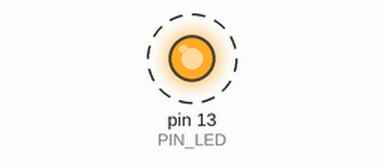
This sketch was run on a simulated Arduino Uno, built with avr-gcc and run on an emulated ATmega328P. Parts: output pins drawn as LEDs (lit = HIGH). Dashed ring = blinking. What the sketch prints to the serial monitor is not drawn.

Above: at 0.5 s.
Timing chart, 0 to 4.6 s (numbered marks = the images above):
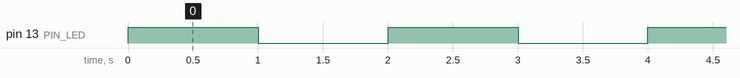

The sketch:

04_example_3.ino
```cpp
#define PIN_LED 13
unsigned int count, toggle;
void setup() {
  pinMode(PIN_LED, OUTPUT);
  Serial.begin(115200);
  while(!Serial) {
    ;
  }
  Serial.println("Hello World!");
  count = toggle = 0;
  digitalWrite(PIN_LED, toggle);

}

void loop() {
  Serial.println(++count);
  toggle = count%2;
  digitalWrite(PIN_LED, toggle);
  delay(1000);
}

int toggle_state(int toggle){
  return toggle;
}
```

Measured:
- by itself, pin 13 (PIN_LED): alternates HIGH for 1.0 s and LOW for 1.0 s
